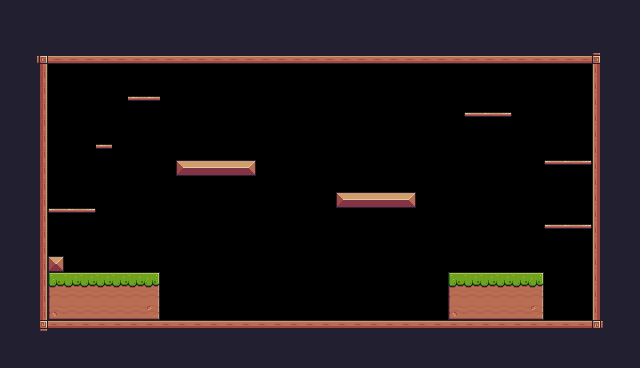

Tiled map render using the project's own tile images. Description and the whole map definition, tile-layer contents included, below:
An orthogonal 40x23 tile map with 16x16 px tiles, 1 tile layer (Background) and 28 objects (12x Fruit, 8x Platform, Player).

<map version="1.10" tiledversion="1.10.2" orientation="orthogonal" renderorder="right-down" width="40" height="23" tilewidth="16" tileheight="16" infinite="0" nextlayerid="5" nextobjectid="78">
 <tileset firstgid="1" source="Pixel Adventure.tsx" />
 <layer id="1" name="Background" width="40" height="23">
  <properties>
   <property name="BackgounrdColor" value="Purple" />
  </properties>
  <data encoding="csv">
24,24,24,24,24,24,24,24,24,24,24,24,24,24,24,24,24,24,24,24,24,24,24,24,24,24,24,24,24,24,24,24,24,24,24,24,24,24,24,24,
24,24,24,24,24,24,24,24,24,24,24,24,24,24,24,24,24,24,24,24,24,24,24,24,24,24,24,24,24,24,24,24,24,24,24,24,24,24,24,24,
24,24,24,24,24,24,24,24,24,24,24,24,24,24,24,24,24,24,24,24,24,24,24,24,24,24,24,24,24,24,24,24,24,24,24,24,24,24,24,24,
24,24,92,134,134,134,134,134,134,134,134,134,134,134,134,134,134,134,134,134,134,134,134,134,134,134,134,134,134,134,134,134,134,134,134,134,134,93,24,24,
24,24,113,144,144,144,144,144,144,144,144,144,144,144,144,144,144,144,144,144,144,144,144,144,144,144,144,144,144,144,144,144,144,144,144,144,144,111,24,24,
24,24,113,144,144,144,144,144,144,144,144,144,144,144,144,144,144,144,144,144,144,144,144,144,144,144,144,144,144,144,144,144,144,144,144,144,144,111,24,24,
24,24,113,144,144,144,144,144,41,41,144,144,144,144,144,144,144,144,144,144,144,144,144,144,144,144,144,144,144,144,144,144,144,144,144,144,144,111,24,24,
24,24,113,85,85,85,144,144,144,144,144,144,144,144,144,144,144,144,144,144,144,144,144,144,144,144,144,144,144,40,41,42,144,84,84,84,144,111,24,24,
24,24,113,144,144,144,144,144,144,144,144,144,144,144,144,144,144,144,144,144,144,144,144,144,144,144,144,144,144,144,144,144,144,144,144,144,144,111,24,24,
24,24,113,144,144,144,41,85,144,144,144,144,144,144,144,144,144,144,144,144,144,144,144,144,144,144,144,144,144,144,144,144,144,144,144,144,144,111,24,24,
24,24,113,85,85,85,85,85,144,144,144,13,14,14,14,15,144,144,144,144,144,144,144,144,144,144,144,144,144,84,84,84,84,144,40,41,42,111,24,24,
24,24,113,144,144,144,144,144,144,144,144,144,144,144,144,144,144,144,144,144,144,144,144,144,144,144,144,144,144,144,144,86,86,86,86,144,144,111,24,24,
24,24,113,144,144,144,144,144,144,144,144,144,144,144,144,144,144,144,144,144,144,13,14,14,14,15,144,144,144,144,144,144,144,144,144,144,144,111,24,24,
24,24,113,40,41,42,144,144,144,144,144,144,144,144,144,144,144,144,144,144,144,144,144,144,144,144,144,144,144,144,144,144,144,144,144,144,144,111,24,24,
24,24,113,144,144,144,144,144,144,144,144,144,144,144,144,144,144,144,144,144,144,144,144,144,144,144,144,144,144,144,84,84,84,144,40,41,42,111,24,24,
24,24,113,144,144,144,144,144,144,144,144,144,144,144,144,144,144,144,144,144,144,144,144,144,144,144,144,144,144,144,144,144,144,144,144,144,144,111,24,24,
24,24,113,35,144,144,144,144,144,144,144,144,144,144,144,144,144,144,144,144,144,144,144,144,144,144,144,144,144,144,144,144,144,144,144,144,144,111,24,24,
24,24,113,7,8,8,8,8,8,9,144,144,144,144,144,144,144,144,144,144,144,144,144,144,144,144,144,144,7,8,8,8,8,9,144,144,144,111,24,24,
24,24,113,29,30,30,30,30,30,31,144,144,144,144,144,144,144,144,144,144,144,144,144,144,144,144,144,144,29,30,30,30,30,31,144,144,144,111,24,24,
24,24,113,51,52,52,52,52,52,53,144,144,144,144,144,144,144,144,144,144,144,144,144,144,144,144,144,144,51,52,52,52,52,53,144,144,144,111,24,24,
24,24,114,90,90,90,90,90,90,90,90,90,90,90,90,90,90,90,90,90,90,90,90,90,90,90,90,90,90,90,90,90,90,90,90,90,90,115,24,24,
24,24,24,24,24,24,24,24,24,24,24,24,24,24,24,24,24,24,24,24,24,24,24,24,24,24,24,24,24,24,24,24,24,24,24,24,24,24,24,24,
24,24,24,24,24,24,24,24,24,24,24,24,24,24,24,24,24,24,24,24,24,24,24,24,24,24,24,24,24,24,24,24,24,24,24,24,24,24,24,24
</data>
 </layer>
 <objectgroup id="3" name="Collisions">
  <object id="38" x="31.3333" y="48" width="576.667" height="16" />
  <object id="39" x="32" y="64" width="16" height="272" />
  <object id="40" x="48" y="320" width="560" height="16" />
  <object id="41" x="592" y="64" width="16" height="256" />
  <object id="42" x="448" y="272" width="96" height="48" />
  <object id="43" x="48" y="272" width="112" height="48" />
  <object id="44" x="48" y="256" width="16" height="16" />
  <object id="45" type="Platform" x="464" y="112" width="48" height="16" />
  <object id="46" type="Platform" x="544" y="224" width="48" height="16" />
  <object id="48" type="Platform" x="176" y="160" width="80" height="16" />
  <object id="49" type="Platform" x="128" y="96" width="32" height="16" />
  <object id="50" type="Platform" x="96" y="144" width="16" height="16" />
  <object id="51" type="Platform" x="48" y="208" width="48" height="16" />
  <object id="52" type="Platform" x="335.333" y="192.667" width="80" height="16" />
  <object id="53" type="Platform" x="544" y="160" width="48" height="16" />
 </objectgroup>
 <objectgroup id="2" name="SpawnPoints">
  <object id="5" name="Player" type="Player" x="288" y="256" width="32" height="32" />
  <object id="64" name="Bananas" type="Fruit" x="48" y="96" width="32" height="32" />
  <object id="67" name="Bananas" type="Fruit" x="80" y="96" width="32" height="32" />
  <object id="68" name="Bananas" type="Fruit" x="64" y="64" width="32" height="32" />
  <object id="69" name="Cherries" type="Fruit" x="464" y="128" width="32" height="32" />
  <object id="70" name="Cherries" type="Fruit" x="464" y="160" width="32" height="32" />
  <object id="71" name="Cherries" type="Fruit" x="464" y="192" width="32" height="32" />
  <object id="72" name="Kiwi" type="Fruit" x="560" y="288" width="32" height="32" />
  <object id="73" name="Kiwi" type="Fruit" x="560" y="256" width="32" height="32" />
  <object id="74" name="Melon" type="Fruit" x="288" y="64" width="32" height="32" />
  <object id="75" name="Apple" type="Fruit" x="128" y="176" width="32" height="32" />
  <object id="76" name="Apple" type="Fruit" x="128" y="112" width="32" height="32" />
  <object id="77" name="Apple" type="Fruit" x="128" y="144" width="32" height="32" />
 </objectgroup>
</map>
